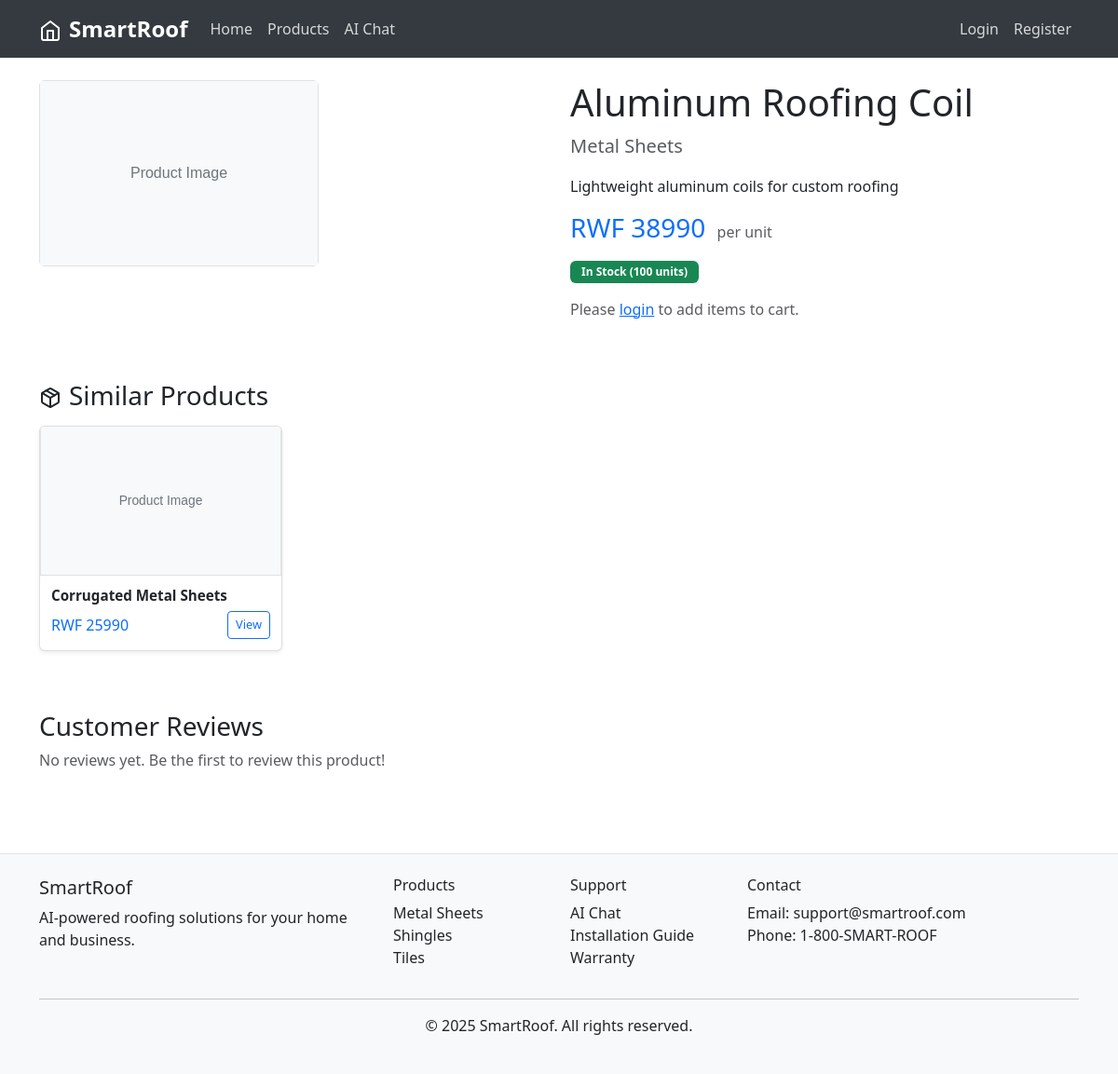
Page /product/6 on the earlier database version.
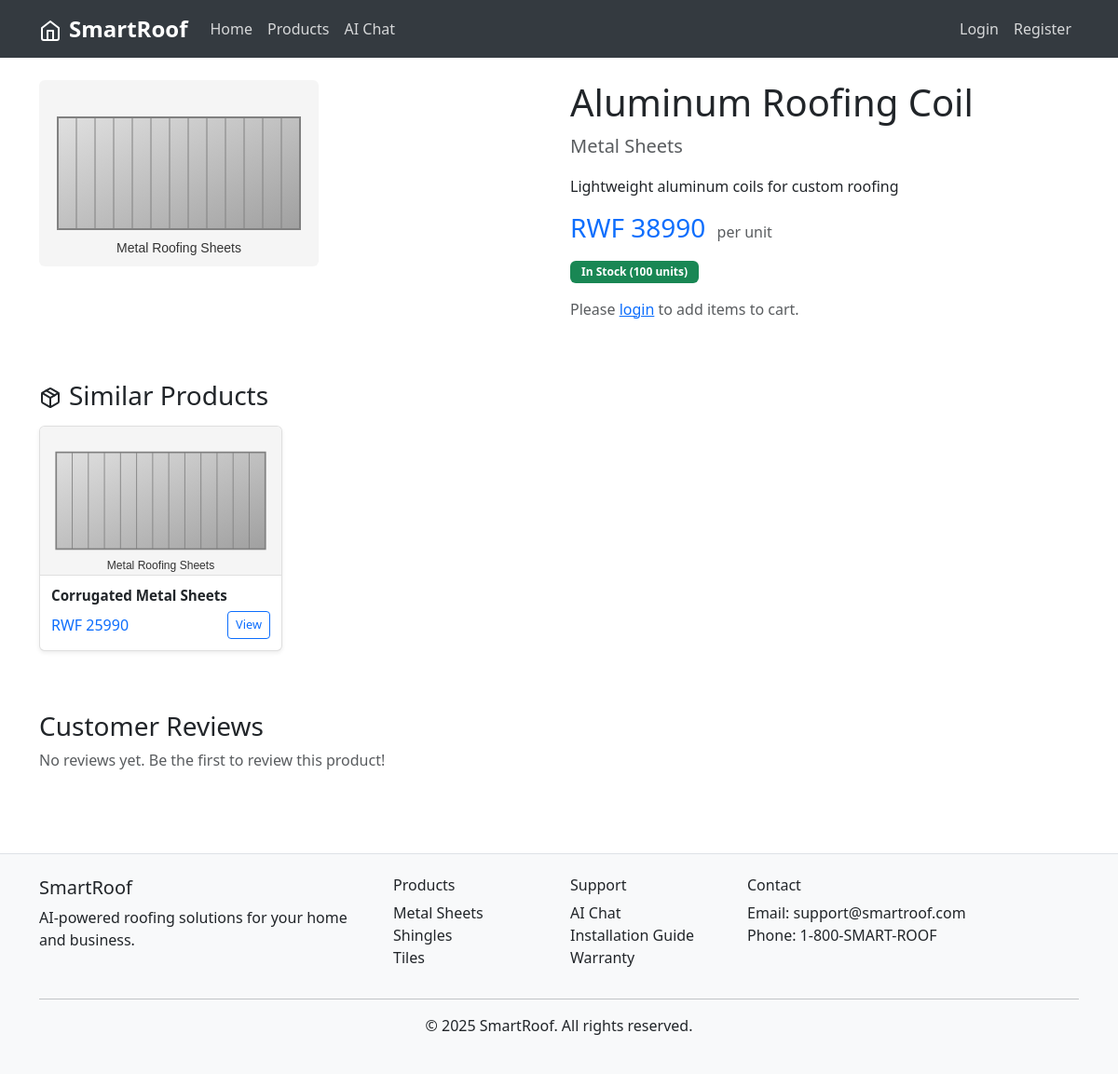
Same page on the later database version.
### tables this page shows
CREATE TABLE products (
            id INTEGER PRIMARY KEY AUTOINCREMENT,
            name TEXT NOT NULL,
            description TEXT,
            price REAL NOT NULL,
            category TEXT NOT NULL,
            image_url TEXT,
            stock INTEGER DEFAULT 100,
            created_at TIMESTAMP DEFAULT CURRENT_TIMESTAMP
        );

### routes.py (the view)
@app.route('/product/<int:product_id>')
def product_detail(product_id):
    product = Product.get(product_id)
    if not product:
        flash('Product not found', 'error')
        return redirect(url_for('products'))
    products = Product.get_all()
    similar_products = []
    for p in list(products.values())[:4]:
        if p.id != product_id and p.category == product.category:
            similar_products.append(p)
    return render_template('product_detail.html',
                         product=product,
                         similar_products=similar_products,
                         reviews=[],
                         users={})

### database.py (called while the page is built)
def get_db_connection():
    conn = sqlite3.connect(DATABASE_PATH)
    conn.row_factory = sqlite3.Row
    return conn

### models.py (called while the page is built)
    @staticmethod
    def get_all():
        conn = get_db_connection()
        products = conn.execute('SELECT * FROM products').fetchall()
        conn.close()
        return {product['id']: Product(
            product['id'], product['name'], product['description'],
            product['price'], product['category'], product['image_url'],
            product['stock'], product['created_at']
        ) for product in products}

    @staticmethod
    def get(product_id):
        conn = get_db_connection()
        product = conn.execute('SELECT * FROM products WHERE id = ?', (product_id,)).fetchone()
        conn.close()
        if product:
            return Product(
                product['id'], product['name'], product['description'],
                product['price'], product['category'], product['image_url'],
                product['stock'], product['created_at']
            )
        return None

### templates/product_detail.html (shortened to what the changed rows need)
{% extends "base.html" %}
{% block content %}
<div class="container py-4">
    <div class="row">
        <div class="col-lg-6 mb-4">
            <img src="{{ product.image_url }}" class="img-fluid rounded" alt="{{ product.name }}">
        </div>
        <div class="col-lg-6">
            <h1>{{ product.name }}</h1>
            <p class="lead text-muted">{{ product.category }}</p>
            <p>{{ product.description }}</p>
            <div class="mb-3">
                <span class="h3 text-primary">RWF {{ (product.price * 1000)|int }}</span>
                <span class="text-muted ms-2">per unit</span>
            </div>
            <div class="mb-3">
                <span class="badge bg-success">In Stock ({{ product.stock }} units)</span>
            </div>
            {% if current_user.is_authenticated %}
            <form method="POST" action="{{ url_for('add_to_cart', product_id=product.id) }}">
                <div class="row mb-3">
                    <div class="col-4">
                        <label for="quantity" class="form-label">Quantity</label>
                        <input type="number" class="form-control" name="quantity" id="quantity"
                               value="1" min="1" max="{{ product.stock }}">
                    </div>
                </div>
                <button type="submit" class="btn btn-primary btn-lg no-global-loader">
                    <i data-feather="shopping-cart" class="me-2"></i>Add to Cart
                </button>
            </form>
            {% else %}
            <p class="text-muted">Please <a href="{{ url_for('login') }}">login</a> to add items to cart.</p>
            {% endif %}
        </div>
    </div>
    {% if similar_products %}
    <div class="row mt-5">
        <div class="col-12">
            <div class="row similar-products">
                {% for similar in similar_products %}
                <div class="col-md-3 mb-3">
                    <div class="card h-100 product-card">
                        <img src="{{ similar.image_url }}" class="card-img-top" alt="{{ similar.name }}">
                        <div class="card-body d-flex flex-column">
                            <h6 class="card-title">{{ similar.name }}</h6>
                            <div class="mt-auto">
                                <div class="d-flex justify-content-between align-items-center">
                                    <span class="text-primary">RWF {{ (similar.price * 1000)|int }}</span>
                                    <a href="{{ url_for('product_detail', product_id=similar.id) }}"
                                       class="btn btn-sm btn-outline-primary">View</a>
                                </div>
                            </div>
                        </div>
                    </div>
                </div>
                {% endfor %}
            </div>
        </div>
    </div>
    {% endif %}
</div>
{% endblock %}

Differences in the rows shown:
changed products "Aluminum Roofing Coil": image_url: picture added in place of a placeholder
changed products "Corrugated Metal Sheets": image_url: picture added in place of a placeholder
